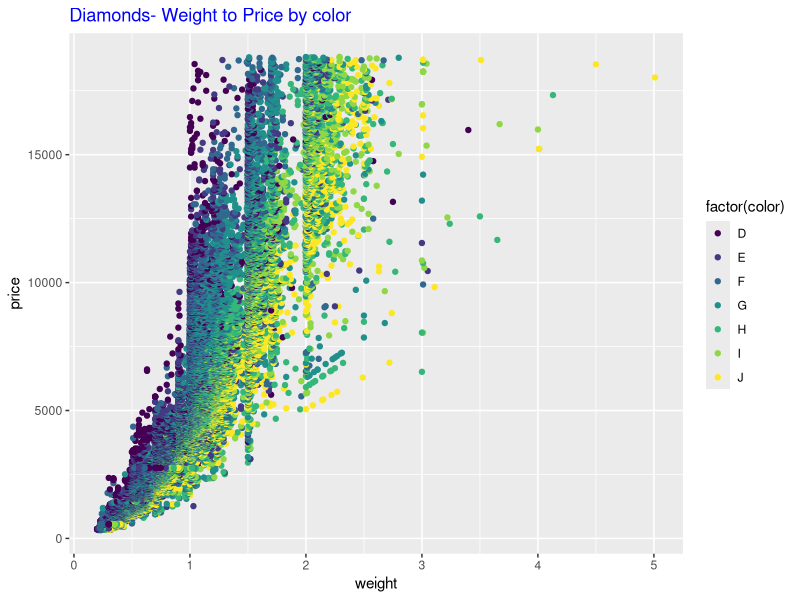
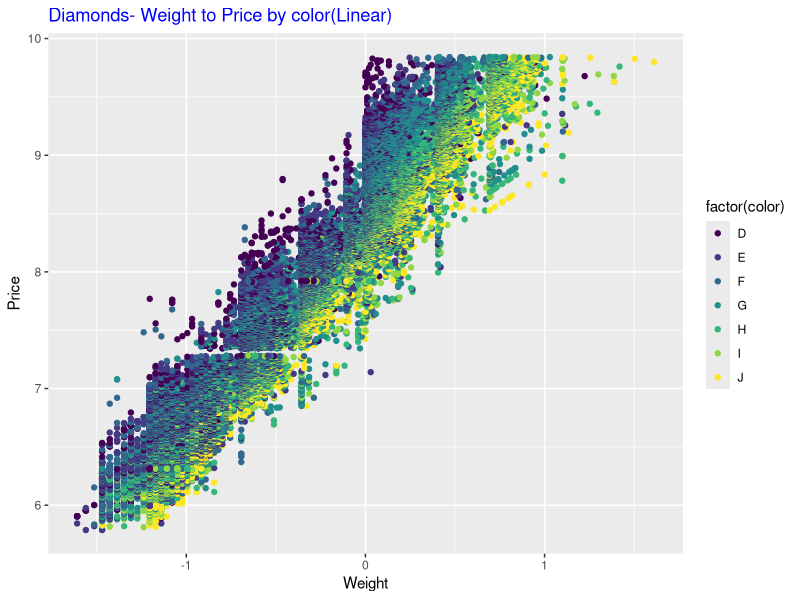
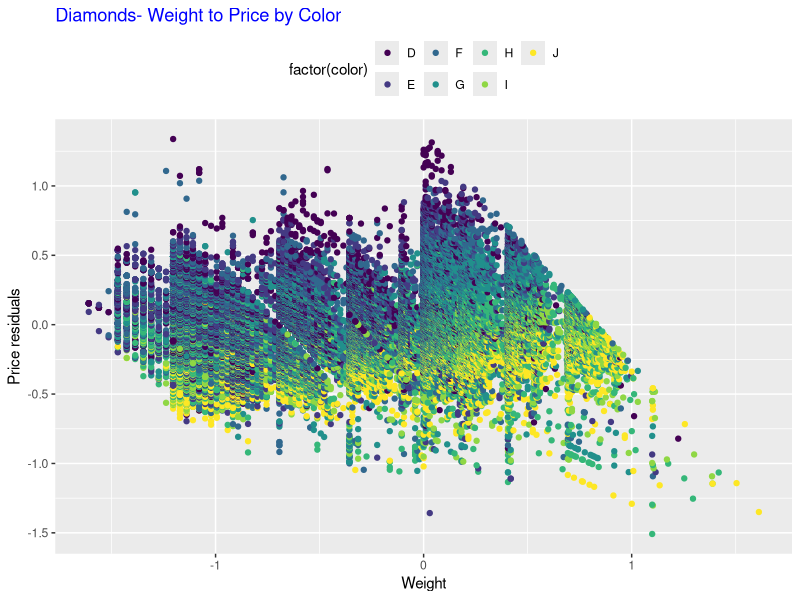
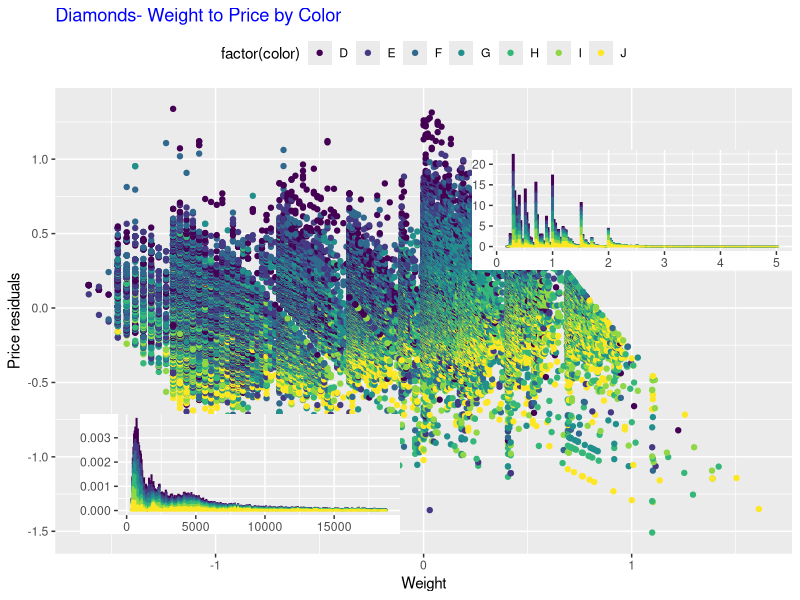
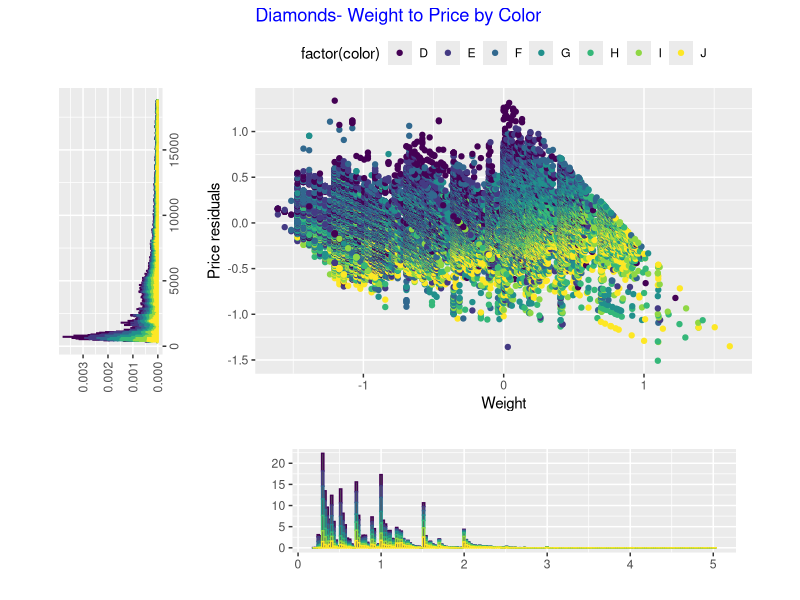

R code for these plots, in order:
data("diamonds")
library("grid")
library("ggplot2")

#Q2:
weight <- diamonds$carat
price <- diamonds$price #take out these two variables
ggplot(diamonds,aes(weight,price,color=factor(color)))+geom_point()+ #use ggplot to draw graph
  ggtitle("Diamonds- Weight to Price by color")+ #give title to graph
  theme(plot.title=element_text(color="blue")) #change title's color


#Q3:
ggplot(diamonds,aes(log(carat),log(price),color=factor(color)))+ #transfer the two variable into log
  xlab("Weight")+ylab("Price")+ #rename the labels
  ggtitle('Diamonds- Weight to Price by color(Linear)')+ #give title to graph
  theme(plot.title=element_text(color="blue"))+ #change title's color
  geom_point()

#Q4:
lm1 <- lm(log(price)~1+log(weight)) #do linear regression
residuals <- lm1$residuals # take out all residuals from linear regression
new_diamonds <- data.frame(diamonds,residuals) # build a new diamonds dataframe adding residuals
ggplot(new_diamonds,aes(log(carat),residuals,color=factor(color)))+
  xlab("Weight")+ylab("Price residuals")+
  ggtitle('Diamonds- Weight to Price by Color')+
  geom_point()+ #plot the residuals and weight
  theme(plot.title=element_text(color="blue"),legend.position = "top") #put the legend of factor on the top

#Q5:
grid.newpage()
lm1 <- lm(log(price)~1+log(weight)) #do linear regression
residuals <- lm1$residuals # take out all residuals from linear regression
new_diamonds <- data.frame(diamonds,residuals) # build a new diamonds dataframe adding residuals
p1 <- ggplot(new_diamonds,aes(log(carat),residuals))+
      xlab("Weight")+ylab("Price residuals")+
      ggtitle('Diamonds- Weight to Price by Color')+ #give the title
      geom_point(aes(colour=factor(color)))+ #plot the residuals and weight
      theme(plot.title=element_text(color="blue"),legend.position = "top")+ #put the legend of factor on the top and change title's color
      guides(col=guide_legend(nrow=1)) #make the legend in one row

p2 <- ggplot(diamonds,aes(x=carat,color=color,..density..))+ 
      geom_histogram(binwidth = 0.027)+ #draw the histogram of "carat"
      theme(legend.position = "none",
            axis.title=element_blank(),#cancel the legend, title and labels
            plot.margin=unit(c(0,0,0,0),"mm")) #cancel the border

p3 <- ggplot(diamonds,aes(x=price,colour=color,..density..))+
      geom_histogram(binwidth = 45)+  #draw the histogram of "price"
      theme(legend.position = "none",
            axis.title=element_blank(),#cancel the legend, title and labels
            plot.margin=unit(c(0,0,0,0),"mm")) #cancel the border

view2 <- viewport(width=0.4,height=0.2,x=0.79,y=0.65) #use "viewpoint" function in "grid" to locate the postions of two histograms 
view3 <- viewport(width=0.4,height=0.2,x=0.3,y=0.21) 

print(p1)
print(p2,vp=view2)
print(p3,vp=view3)#draw three graphs together

#Q6
grid.newpage()

view1 <- viewport(width=0.7,height=0.7,x=0.6,y=0.65)
view2 <- viewport(width=0.6,height=0.23,x=0.63,y=0.15)
view3 <- viewport(width=0.4,height=0.23,x=0.15,y=0.6,angle=90) #create three graphs' location

p1 <- ggplot(new_diamonds,aes(log(carat),residuals,color=factor(color)))+
      xlab("Weight")+ylab("Price residuals")+
      ggtitle('Diamonds- Weight to Price by Color')+
      geom_point()+ #plot the residuals and weight
      theme(plot.title=element_text(color="blue"),legend.position = "top")+ #put the legend of factor on the top and change title's
      guides(col=guide_legend(nrow=1)) #make the legend in one row

p2 <- ggplot(diamonds,aes(x=carat,color=color,..density..))+
      geom_histogram(binwidth = 0.027)+  #draw the histogram of "carat"
      theme(legend.position = "none",axis.title=element_blank()) 

p3 <- ggplot(diamonds,aes(x=price,colour=color,..density..))+
      geom_histogram(binwidth = 45)+  #draw the histogram of "price"
      theme(legend.position = "none",axis.title=element_blank())

print(p1,vp=view1)
print(p2,vp=view2)
print(p3,vp=view3)# draw three graphs
